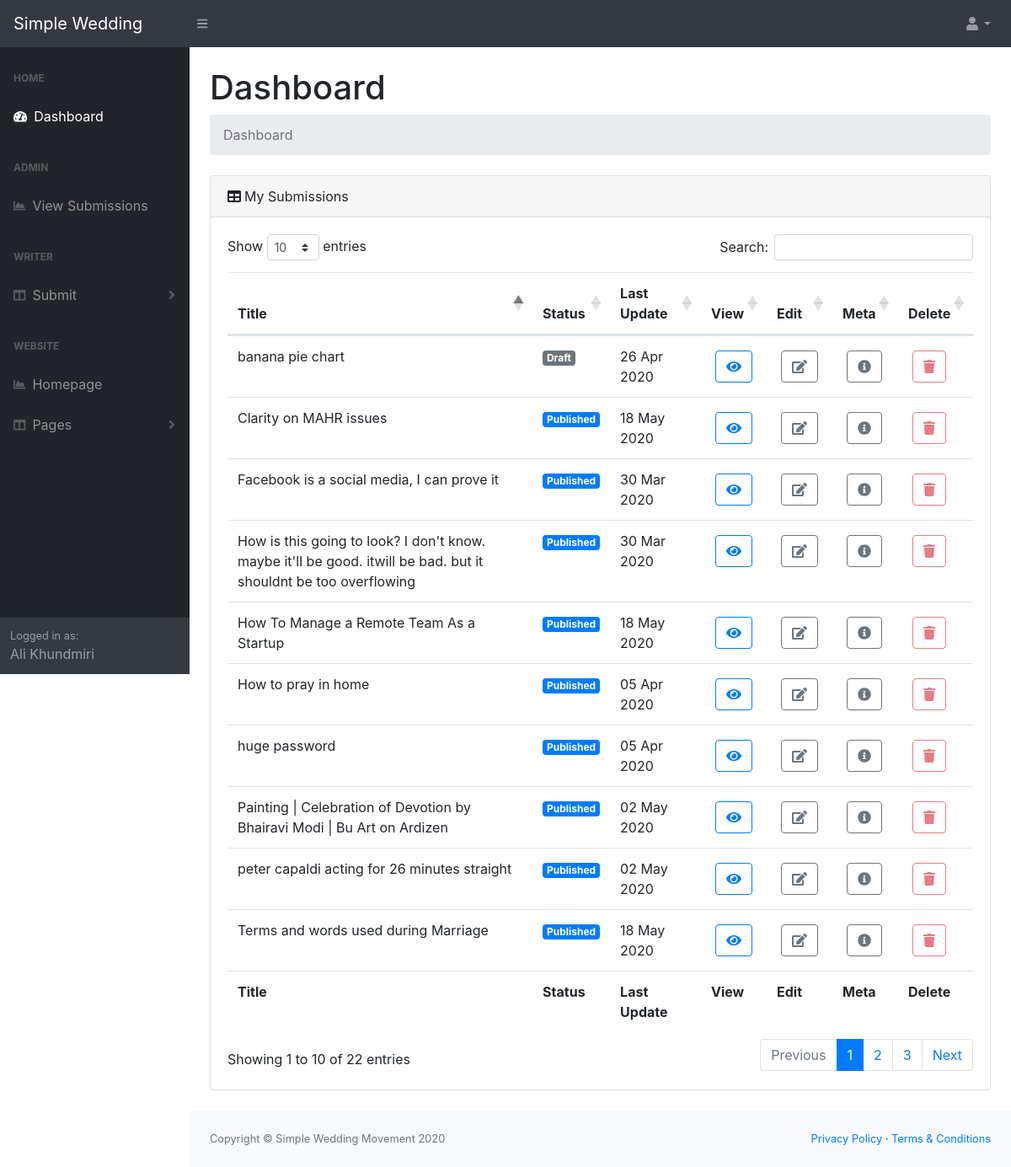
The page /dashboard/ (signed in) on the database its author committed.
### core/models.py (models this page shows, shortened)
class Post(models.Model):
    user = models.ForeignKey(settings.AUTH_USER_MODEL, default=1, on_delete=models.CASCADE)
    title = models.CharField(max_length=300)
    link = models.CharField(max_length=2200, blank=True)
    detail = models.TextField(max_length=22000)
    meta_description = models.TextField(max_length=160, default=default_meta_description)
    slug = models.SlugField(max_length=200, unique=True)
    catagory = models.ForeignKey(catagories, related_name='posts', default=1, on_delete=models.CASCADE)
    publish = models.BooleanField(default=False)
    timestamp = models.DateTimeField(auto_now=False, auto_now_add=True)
    updated = models.DateTimeField(auto_now=True, auto_now_add=False)
    class Meta:
        ordering = ["-timestamp", "-updated"]

### accounts/views.py (the view)
# urls.py: path('', views.admin_dashboard, name='admin_dashboard'),
@user_passes_test(lambda u:u.is_authenticated, login_url=reverse_lazy('login'))
def admin_dashboard(request):
	article = Post.objects.filter(user__username=request.user.username)
	context = {
		'production' : settings.PRODUCTION,
		'blogs' : article,
	}
	return render(request, 'accounts/admin_dashboard_v2.html', context)

### core/models.py (called while the page is built)
    def __str__(self):
        return self.catagory_name

### accounts/templates/accounts/admin_dashboard_v2.html (shortened to what this page needs)
{% extends 'accounts/admin_base.html' %}
{% load static %}
{% block content %}
<h1 class="mt-4">Dashboard</h1>
<ol class="breadcrumb mb-4">
	<li class="breadcrumb-item active">Dashboard</li>
</ol>
<div class="card mb-4">
	<div class="card-header"><i class="fas fa-table mr-1"></i>My Submissions</div>
	<div class="card-body">
		<div class="table-responsive">
			<table class="table" id="dataTable" width="100%" cellspacing="0">
				<thead>
					<tr>
						<th>Title</th>
						<th>Status</th>
						<th>Last Update</th>
						<th>View</th>
						<th>Edit</th>
						<th>Meta</th>
						<th>Delete</th>
					</tr>
				</thead>
				<tfoot>
					<tr>
						<th>Title</th>
						<th>Status</th>
						<th>Last Update</th>
						<th>View</th>
						<th>Edit</th>
						<th>Meta</th>
						<th>Delete</th>
					</tr>
				</tfoot>
				<tbody>
					{% for blog in blogs %}
					<tr>
						<td>
							{{blog.title}}
						</td>
						<td>
							{% if blog.publish %}
							<span class="badge badge-primary">Published</span>
							{% else %}
							<span class="badge badge-secondary">Draft</span>
							{% endif %}
						</td>
						<td>
							{{blog.updated|date:'d M Y'}}<br>
						</td>
						<td>
							<a style="margin: 5px" href="{% if blog.link %}{{blog.link}}{% else %}{% url 'core:article' blog.slug %}{% endif %}" class="btn btn-outline-primary">
								<i class="fas fa-eye"></i>
							</a>
						</td>
						<td>
							<a style="margin: 5px" href="{% url 'dashboard:edit_blog' blog.slug %}" class="btn btn-outline-secondary">
								<i class="fas fa-edit"></i>
							</a>
						</td>
						<td>
							<a style="margin: 5px" href="{% url 'dashboard:blog_meta_description' blog.slug %}" class="btn btn-outline-secondary">
								<i class="fas fa-info-circle"></i>
							</a>
						</td>
						<td>
							<a style="margin: 5px" href="" class="btn btn-outline-danger disabled">
								<i class="fas fa-trash"></i>
							</a>
						</td>
					</tr>
					{% endfor %}
				</tbody>
			</table>
		</div>
	</div>
</div>
{% endblock %}

### accounts/templates/accounts/layoutSidenav.html (shortened to what this page needs)
<div id="layoutSidenav_nav">
	<nav class="sb-sidenav accordion sb-sidenav-dark" id="sidenavAccordion">
		<div class="sb-sidenav-menu">
			<div class="nav">
				<div class="sb-sidenav-menu-heading">Home</div>
				<a class="nav-link" href="{% url 'dashboard:admin_dashboard' %}">
					<div class="sb-nav-link-icon">
						<i class="fas fa-tachometer-alt"></i>
					</div>
					Dashboard
				</a>
				<div class="sb-sidenav-menu-heading">Admin</div>
				<a class="nav-link" href="{% url 'dashboard:review_list' %}">
					<div class="sb-nav-link-icon">
						<i class="fas fa-chart-area"></i>
					</div>
					View Submissions
				</a>
				<div class="sb-sidenav-menu-heading">Writer</div>
				<a class="nav-link collapsed" href="#" data-toggle="collapse" data-target="#collapseWriter" aria-expanded="false" aria-controls="collapseWriter">
					<div class="sb-nav-link-icon">
						<i class="fas fa-columns"></i>
					</div>
					Submit
					<div class="sb-sidenav-collapse-arrow">
						<i class="fas fa-angle-down"></i>
					</div>
				</a>
				<div class="sb-sidenav-menu-heading">Website</div>
				<a class="nav-link" href="{% url 'core:index' %}">
					<div class="sb-nav-link-icon">
						<i class="fas fa-chart-area"></i>
					</div>
					Homepage
				</a>
				<a class="nav-link collapsed" href="#" data-toggle="collapse" data-target="#collapsePages" aria-expanded="false" aria-controls="collapsePages">
					<div class="sb-nav-link-icon">
						<i class="fas fa-columns"></i>
					</div>
					Pages
					<div class="sb-sidenav-collapse-arrow">
						<i class="fas fa-angle-down"></i>
					</div>
				</a>
			</div>
		</div>
		<div class="sb-sidenav-footer">
			<div class="small">Logged in as:</div>
			{% if request.user.get_full_name %}
			{{request.user.get_full_name}}
			{% else %}
			{{request.user.username}}
			{% endif %}
		</div>
	</nav>
</div>

### rows shown on the page
Post: title "Clarity on MAHR issues", publish "Published", updated "18 May 2020"
Post: title "How To Manage a Remote Team As a Startup", publish "Published", updated "18 May 2020"
Post: title "Terms and words used during Marriage", publish "Published", updated "18 May 2020"
Post: title "peter capaldi acting for 26 minutes straight", publish "Published", updated "02 May 2020"
Post: title "Painting | Celebration of Devotion by Bhairavi Modi | Bu Art on Ardizen", publish "Published", updated "02 May 2020"
Post: title "How to pray in home", publish "Published", updated "05 Apr 2020"
Post: title "huge password", publish "Published", updated "05 Apr 2020"
Post: title "How is this going to look? I don't know. maybe it'll be good. itwill be bad. but it shouldnt be too overflowing", publish "Published", updated "30 Mar 2020"
Post: title "banana pie chart", publish "Draft", updated "26 Apr 2020"
Post: title "Facebook is a social media, I can prove it", publish "Published", updated "30 Mar 2020"

### other values the page prints
{{ request.user.get_full_name }} "Ali Khundmiri"
